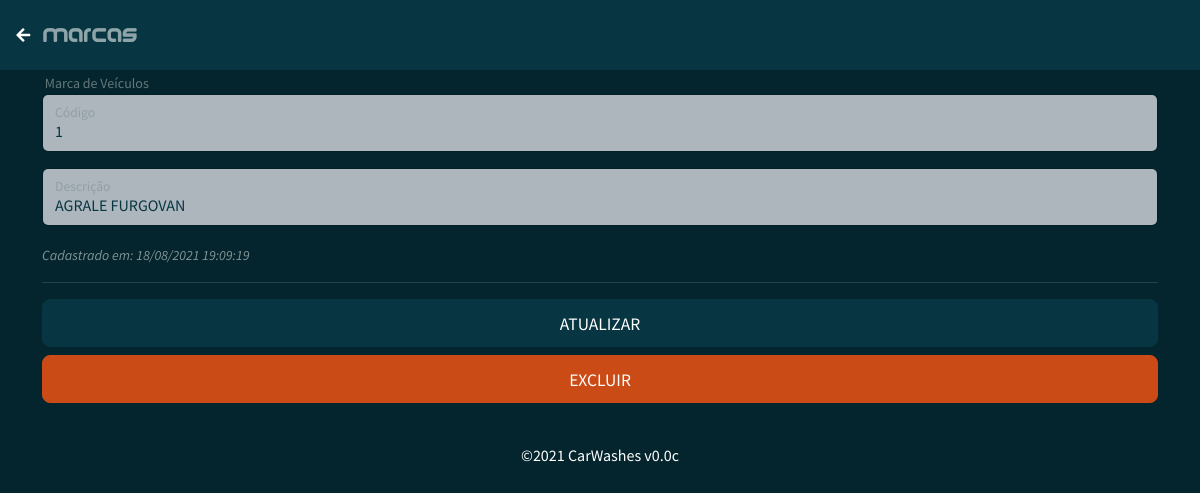
The app's page /marcas_edit.php?id=1 with its own data.
### tables this page shows
CREATE TABLE `tb_marcas` (
  `marca_id` int(11) NOT NULL COMMENT 'Código',
  `marca_modelo` varchar(200) NOT NULL COMMENT 'Modelo',
  `marca_create` datetime NOT NULL COMMENT 'Criado',
  `marca_update` datetime DEFAULT NULL COMMENT 'Atualizado'
);

### assets/connection/connection_database.php (called while the page is built, shortened)
<?php
	$app_versao = 'v0.0c';
?>

### marcas_edit.php (the view, shortened to what this page needs)
<?php
  include_once("assets/connection/connection_database.php");
  $marca_id = $marca_modelo = $marca_create = $marca_update = "";
  if(isset($_GET['id'])){
    $marca_id = $_GET['id'];
    $sql = "SELECT * FROM tb_marcas WHERE marca_id = '$marca_id'";
    $result = $conn->query($sql);
    if ($result->num_rows === 1) {
      $row = $result->fetch_assoc();
      $marca_id =  $row["marca_id"];
      $marca_modelo =  $row["marca_modelo"];
      $marca_create = $row["marca_create"] == NULL ? '' : date('d/m/Y H:i:s', strtotime($row["marca_create"]));
      $marca_update = $row["marca_update"] == NULL ? '' : date('d/m/Y H:i:s', strtotime($row["marca_update"]));
    } else {
      echo "0 results";
    }
  }
?>
<!doctype html>
<html lang="pt-br">
  <head>
    <link href="https://cdn.jsdelivr.net/npm/bootswatch@5.1.0/dist/solar/bootstrap.min.css" rel="stylesheet">
    <link rel="stylesheet" href="https://pro.fontawesome.com/releases/v5.10.0/css/all.css"/>
    <link rel="stylesheet" href="style.css">
  </head>
  <body>
    <nav class="navbar navbar-expand-lg navbar-dark bg-dark">
      <span class="navbar-text">
        &nbsp;<a href="marcas.php" class="btn btn-link"><i class="fas fa-arrow-left fa-1x"></i></a>
      </span>
      <span class="navbar-text">
        <a><span class="titulo">MARCAS</span></a>
      </span>
      <span class="navbar-text">
      </span>
    </nav>
    <div class="container">
      <small class="text-muted">&nbsp;Marca de Veículos</small>
      <form action="<?php echo htmlspecialchars('marcas_edit_return.php');?>" method="post" class="form-floating">
        <div class="form-floating mb-3">
          <input type="text" class="form-control" name="marca_id" id="marca_id" placeholder="Código" value="<?php echo $marca_id; ?>" readonly>
          <label for="marca_id">Código</label>
        </div>
        <div class="form-floating mb-3">
          <input type="text" class="form-control text-uppercase" name="marca_modelo" id="marca_modelo" placeholder="Informe a descrição da marca" value="<?php echo $marca_modelo; ?>" autofocus required>
          <label for="floatingInput">Descrição</label>
        </div>
        <small>
          <i>
            <?php echo 'Cadastrado em: '.$marca_create; ?><br>
          </i>
        </small>
        <hr>
        <div class="d-grid gap-2">
          <button class="btn btn-dark btn-lg" type="submit"><small>ATUALIZAR</small></button>
          <button class="btn btn-warning btn-lg" type="button" data-bs-toggle="modal" data-bs-target="#exampleModal"><small>EXCLUIR</small></button>
        </div>
      </form>
    </div><br>
    <div class="alert alert-default" role="alert">
      <p class="mb-0" style="text-align: center;"><span>&copy;<?php echo date('Y'). ' CarWashes '.$app_versao; ?></span></p>
    </div>
  </body>
</html>

### assets/css/style.css (style rules this page uses)
body { background-color: #04252d; }
.titulo { font-family: 'fontTitulo'; font-size: 25px; }

### records on screen
tb_marcas: marca_id "1", marca_modelo "AGRALE FURGOVAN", marca_create "18/08/2021 19:09:19"

### other values on screen
$app_versao "v0.0c"
